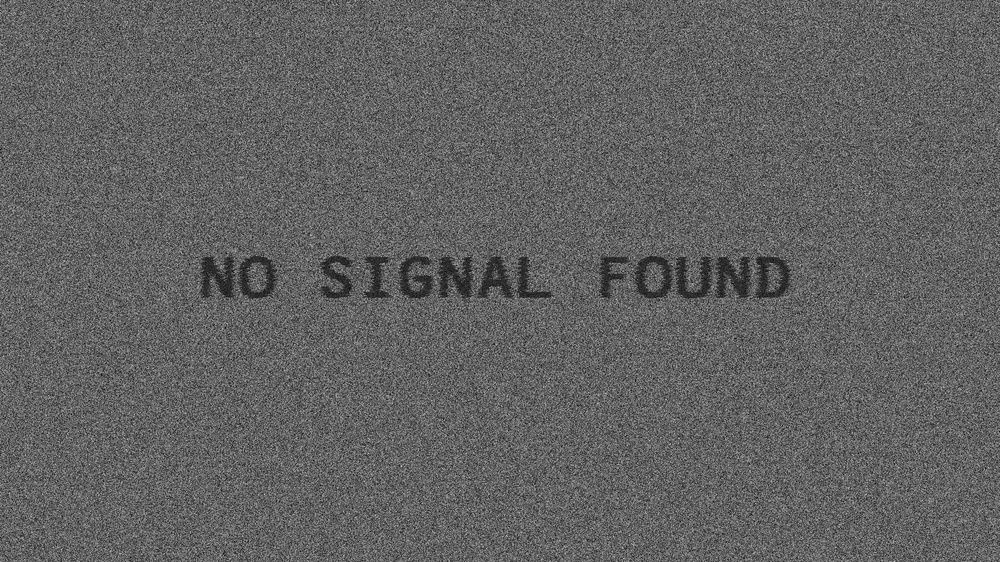
#> input picture Server/Resources/no_image.jpg, 1000 x 562 px, shrunk from 1920 x 1080 before the run
$ python -i pictures_transformations.py   (imports and definitions only)
#> lines starting #> are read from the running program, lines starting #| are printed output that depends on the picture
#> further down, picture is the input picture: shape (562, 1000, 3); min 0, max 202, mean 97.9
import cv2
import numpy as np
from DataModel.enums import ColorSpace
from resources import ares


# [42 lines left out: functions percentage_of_bright_pixels, merge_pictures, not called in this run]


def remove_light_gray_background(im):
    """
    Removes light gray / white background from image
    :param im: image from which background is to be removed; image must be in BGR color space
    :return: image without light gray / white background
    """

    im = cv2.cvtColor(im, cv2.COLOR_BGR2HLS)
#> im: shape (562, 1000, 3); mean of channels 0, 1, 2 0, 97.9, 0
    mask = cv2.inRange(im, (0, 140, 0), (179, 255, 255))
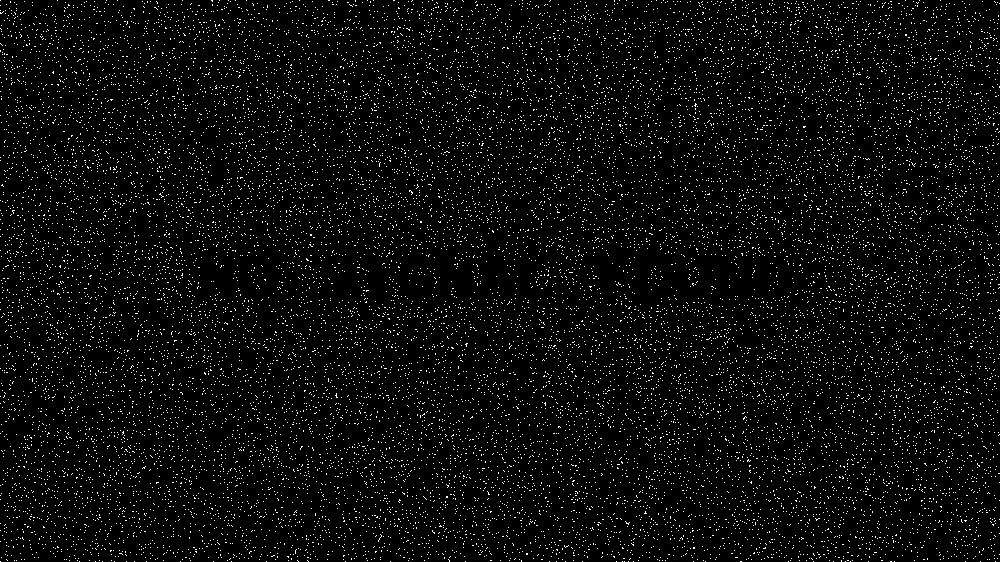
#> mask: shape (562, 1000); 4.1% white in thin lines or dots
    mask = cv2.bitwise_not(mask)
#> mask: shape (562, 1000); 95.9% white; black in thin lines or dots
    im = cv2.bitwise_and(im, im, mask=mask)
#> im: shape (562, 1000, 3); mean of channels 0, 1, 2 0, 91.8, 0
    return cv2.cvtColor(im, cv2.COLOR_HLS2BGR)
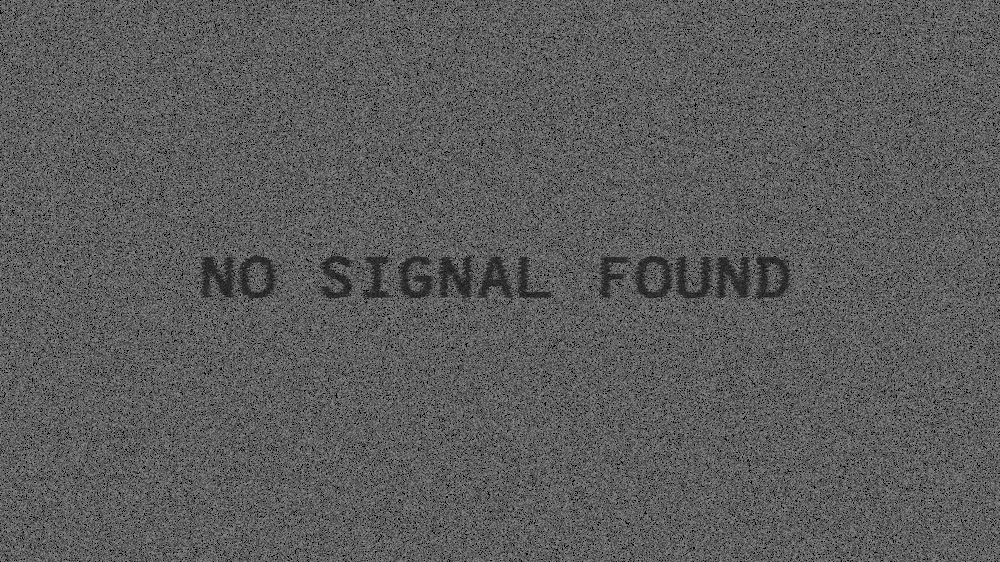
#> returned value: shape (562, 1000, 3); min 0, max 139, mean 91.8


# [34 lines left out: functions adjust_gamma, color_quantization_using_k_means, not called in this run]

>>> import cv2
>>> picture = cv2.imread('../Server/Resources/no_image.jpg')
>>> result = remove_light_gray_background(picture)
